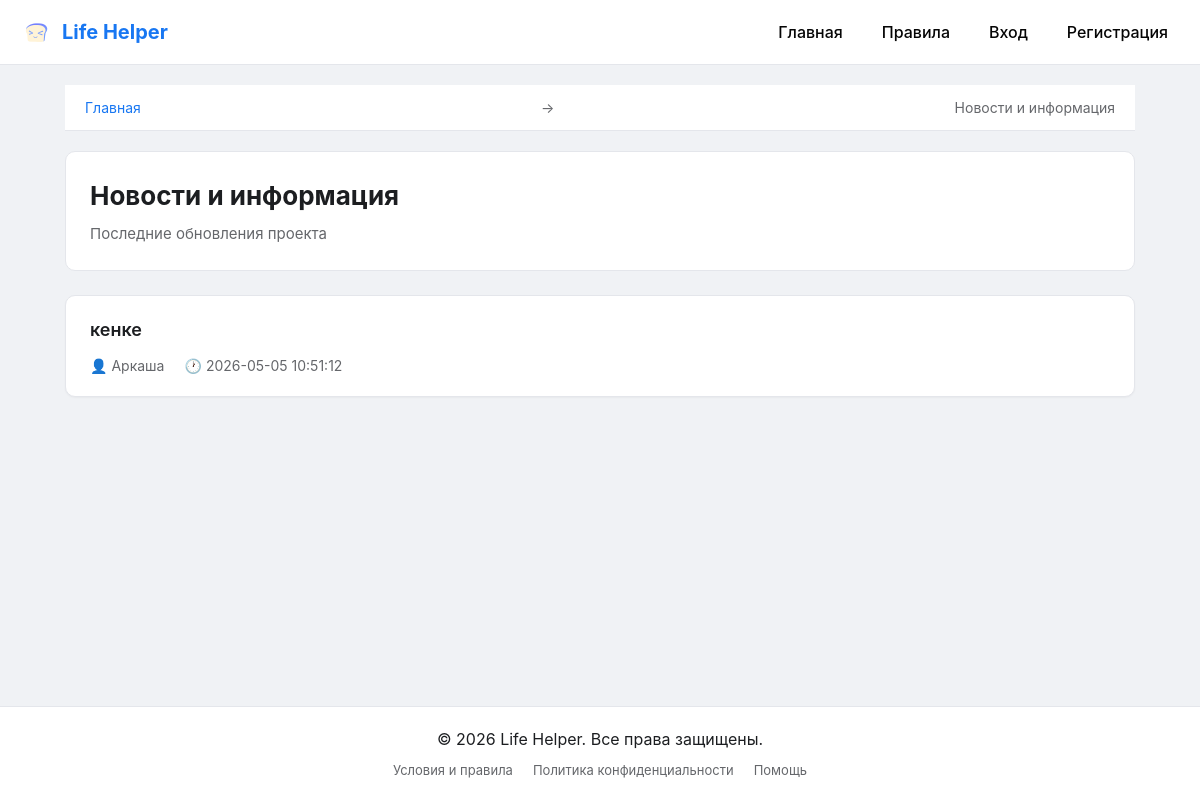
Screenshot of /forum/1 with the database file from the repository.
### tables this page shows
CREATE TABLE forums (id INTEGER PRIMARY KEY, name TEXT, description TEXT);

CREATE TABLE topics (id INTEGER PRIMARY KEY, forum_id INTEGER, title TEXT, author_id INTEGER, created_at TIMESTAMP DEFAULT CURRENT_TIMESTAMP);

CREATE TABLE users (id INTEGER PRIMARY KEY, username TEXT UNIQUE, email TEXT UNIQUE, password TEXT);

### app.py (the view)
@app.route('/forum/<int:forum_id>')
def forum(forum_id):
    conn = get_db()
    f = conn.execute('SELECT * FROM forums WHERE id=?', (forum_id,)).fetchone()
    topics = conn.execute('''
        SELECT t.*, u.username as author
        FROM topics t JOIN users u ON t.author_id=u.id
        WHERE t.forum_id=? ORDER BY t.created_at DESC
    ''', (forum_id,)).fetchall()
    conn.close()
    return render_template('forum.html', forum=f, topics=topics, user=session.get('user'))

### app.py (called while the page is built)
def get_db():
    conn = sqlite3.connect(DB_PATH)
    conn.row_factory = sqlite3.Row
    return conn

### templates/forum.html (shortened to what this page needs)
{% extends "base.html" %}
{% block content %}
<nav class="breadcrumbs">
    <a href="/">Главная</a> →
    <span>{{ forum.name }}</span>
</nav>
<div class="forum-header">
    <div class="forum-info">
        <h1>{{ forum.name }}</h1>
        <p class="forum-description">{{ forum.description }}</p>
    </div>
</div>
<div class="topics-list">
    {% if topics %}
        {% for t in topics %}
        <article class="topic-card">
            <div class="topic-content">
                <h2 class="topic-title">
                    <a href="/topic/{{ t.id }}">{{ t.title }}</a>
                </h2>
                <div class="topic-meta">
                    <span class="meta-author">👤 {{ t.author }}</span>
                    <span class="meta-date">🕐 {{ t.created_at }}</span>
                </div>
            </div>
        </article>
        {% endfor %}
    {% endif %}
</div>
{% endblock %}

### static/style.css (style rules this page uses)
* { margin: 0; padding: 0; box-sizing: border-box; }
body { font-family: -apple-system, BlinkMacSystemFont, 'Segoe UI', Roboto, Oxygen, Ubuntu, Cantarell, sans-serif; background-color: #f0f2f5; color: #1c1e21; line-height: 1.5; min-height: 100vh; display: flex; flex-direction: column; }
nav { background: #ffffff; border-bottom: 1px solid #e4e6eb; padding: 12px 20px; display: flex; justify-content: space-between; align-items: center; position: sticky; top: 0; z-index: 1000; }
.breadcrumbs { margin-bottom: 20px; font-size: 14px; color: #65676b; }
.breadcrumbs a { color: #1877f2; text-decoration: none; }
.forum-header { display: flex; justify-content: space-between; align-items: center; background: #ffffff; border: 1px solid #e4e6eb; border-radius: 10px; padding: 24px; margin-bottom: 24px; }
.forum-info h1 { margin: 0 0 8px 0; font-size: 26px; }
.forum-description { color: #65676b; font-size: 15px; margin: 0; }
.topics-list { display: flex; flex-direction: column; gap: 12px; }
.topic-card { background: #ffffff; border: 1px solid #e4e6eb; border-radius: 10px; padding: 20px 24px; transition: all 0.2s ease; box-shadow: 0 1px 2px rgba(0, 0, 0, 0.04); }
.topic-title { margin: 0 0 12px 0; font-size: 18px; }
.topic-title a { color: #1c1e21; text-decoration: none; font-weight: 600; }
.topic-meta { display: flex; gap: 20px; color: #65676b; font-size: 14px; }

### rows the page displays
forums: name "Новости и информация", description "Последние обновления проекта"
topics: title "кенке", author "Аркаша", created_at "2026-05-05 10:51:12"
